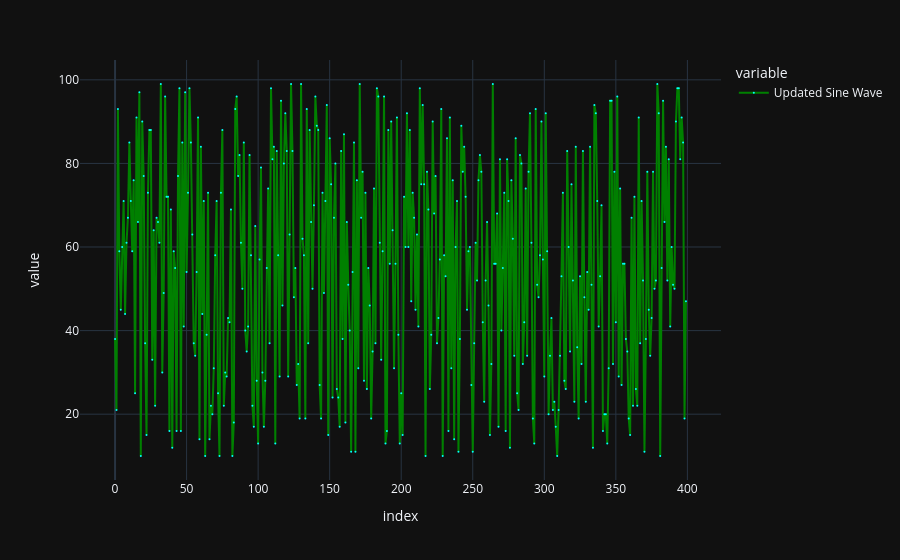

Notebook code for this chart:
### Code cell
fig=px.line(np.random.randint(10,100,(400)),template='plotly_dark',markers='*')
fig.update_traces(  marker=dict(size=2, color='cyan'),
                    line=dict(width=2, dash='solid',color="green"), # ['solid', 'dot', 'dash', 'longdash', 'dashdot', 'longdashdot']
                    name='Updated Sine Wave')

### Figure 1 — Plotly figure (JSON) as saved in the notebook; plotly's stock layout.template omitted (floating-point values rounded to 4 significant figures; data arrays with more than 128 entries replaced by an {"elided": "..."} marker saying what was removed)
{"data": [{"hovertemplate": "variable=0<br>index=%{x}<br>value=%{y}<extra></extra>", "legendgroup": "0", "line": {"color": "green", "dash": "solid", "width": 2}, "marker": {"color": "cyan", "size": 2, "symbol": "circle"}, "mode": "lines+markers", "name": "Updated Sine Wave", "orientation": "v", "showlegend": true, "type": "scatter", "x": {"elided": "400 int values"}, "xaxis": "x", "y": {"elided": "400 int values"}, "yaxis": "y"}], "layout": {"legend": {"title": {"text": "variable"}, "tracegroupgap": 0}, "margin": {"t": 60}, "xaxis": {"anchor": "y", "domain": [0, 1], "title": {"text": "index"}}, "yaxis": {"anchor": "x", "domain": [0, 1], "title": {"text": "value"}}}}
